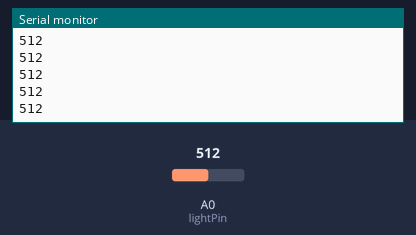
Bench run of a sketch on a simulated Arduino Uno, built with avr-gcc and run on an emulated ATmega328P. Parts: the last lines printed to the serial monitor. Inputs (shaded band) come from the test bench; at power-on: A0 (lightPin) = 512.

Above: at 1.2 s.
1.3 s: A0 (lightPin) set to 716
At 2.3 s:
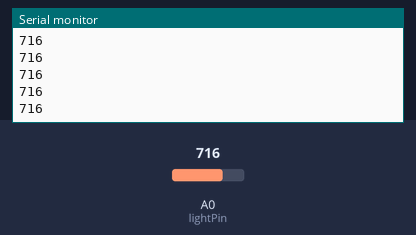
2.8 s: A0 (lightPin) set to 900
At 3.5 s:
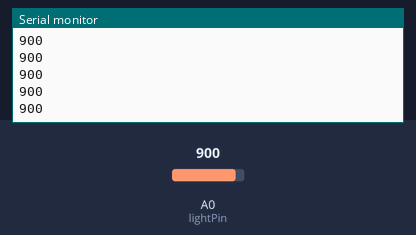
Timing chart, 0 to 5.8 s (numbered marks = the images above; inputs shaded):
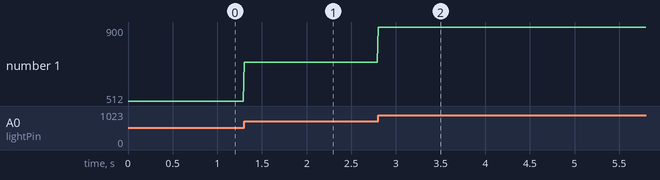

Measured:
- after the input at 1.3 s, the serial monitor: prints a new line at once (image 1)
- after the input at 2.8 s, the serial monitor: prints a new line at once (image 2)
- plotted number 1: 512 → 716 after the input at 1.3 s, 716 → 900 after the input at 2.8 s

The sketch:

sketch_mar02a.ino
```cpp
int lightPin = A0;
const int numReadings = 10;
int readings[numReadings];
int readIndex = 0;
int average = 0;
int total = 0;

void setup()
{
  // configure the Arduino Serial interface
  Serial.begin(9600);
  pinMode(lightPin, INPUT);

  // initialize Array with 0
  for(int i = 0; i < numReadings; i++)
  {
    readings[i] = 0;
  }
}

void loop()
{
  // print the Voltage going through the Resistor (1024 is 5V passing).
  // The lower the number, the lower the light and the higher the resistance.
  //  Serial.println(analogRead(lightPin));
  // delay(10);

  // remove the number in the Array that we are gonna overwrite from the total
  total = total - readings[readIndex];
  // write the new meassure into the Array
  readings[readIndex] = analogRead(lightPin);
  // add the new meassure Number to the total again
  total = total + readings[readIndex];
  // increment the array index "pointer"
  readIndex++;

  // reset the array index "pointer"
  if(readIndex >= numReadings)
  {
    readIndex = 0;
  }

  // divide the total through the number of meassures
  average = total / numReadings;

  //  print the Voltage going through the Resistor
  Serial.println(analogRead(lightPin));
  delay(10);
}
```
